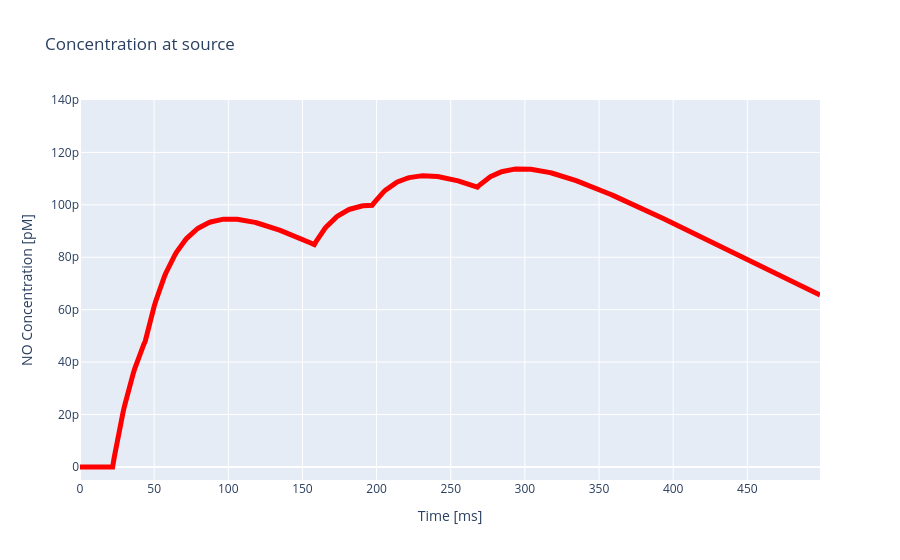

Notebook code cell kept with this figure:
### Code cell
fig = go.Figure(go.Scatter(y=concentration_data_np[0], name = 'overall',
                          mode = 'lines',
                          line = dict(width= 5, color= 'red')))

fig.update_xaxes(title = 'Time [ms]')
fig.update_yaxes(title = 'NO Concentration [pM]',range = [-5*10**(-12), 140*10**(-12)])
fig.update_layout(title_text = 'Concentration at source')

fig.show()

### Figure 1 — Plotly figure (JSON) as saved in the notebook; plotly's stock layout.template omitted (floating-point values rounded to 4 significant figures; data arrays with more than 128 entries replaced by an {"elided": "..."} marker saying what was removed)
{"data": [{"line": {"color": "red", "width": 5}, "mode": "lines", "name": "overall", "type": "scatter", "y": {"elided": "500 float values"}}], "layout": {"title": {"text": "Concentration at source"}, "xaxis": {"title": {"text": "Time [ms]"}}, "yaxis": {"range": [-5e-12, 1.4e-10], "title": {"text": "NO Concentration [pM]"}}}}
